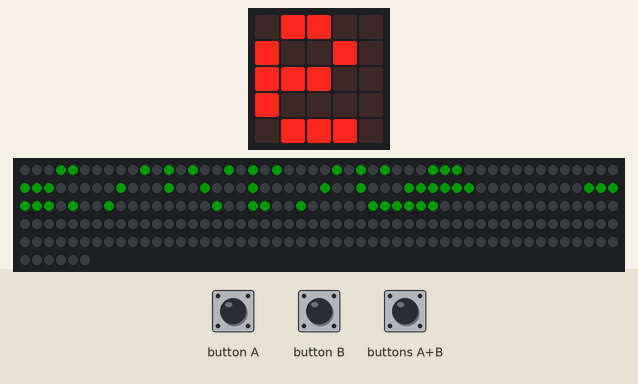
Recording of a program running on a simulated BBC micro:bit (MakeCode). On the bench: the board's 5×5 LED display, 256 RGB LEDs in strip order, left to right, continuing on the next row. Inputs (shaded band) come from the test bench. Dim RGB values are drawn brighter than linear; random numbers come from a fixed seed.

Above: at 5.0 s.
5.1 s: buttons A+B pressed for 0.15 s
At 6.9 s:
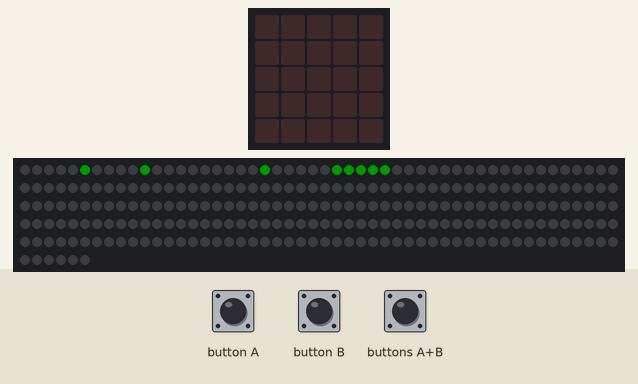
7.8 s: buttons A+B pressed for 1 s
At 9.3 s:
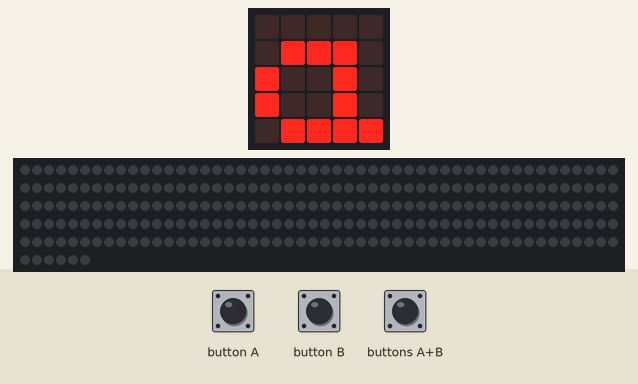
9.4 s: buttons A+B pressed for 1 s
At 10.8 s:
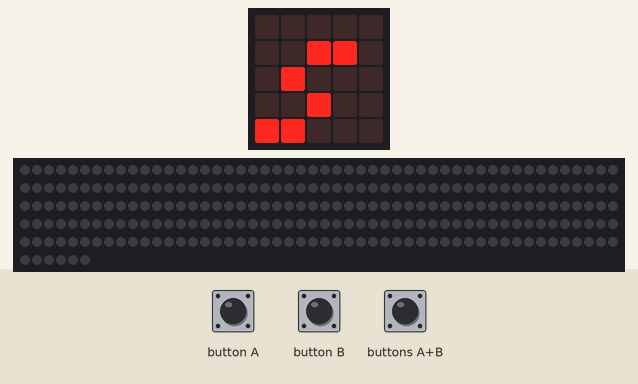
12.4 s: buttons A+B pressed for 0.15 s
At 13.0 s:
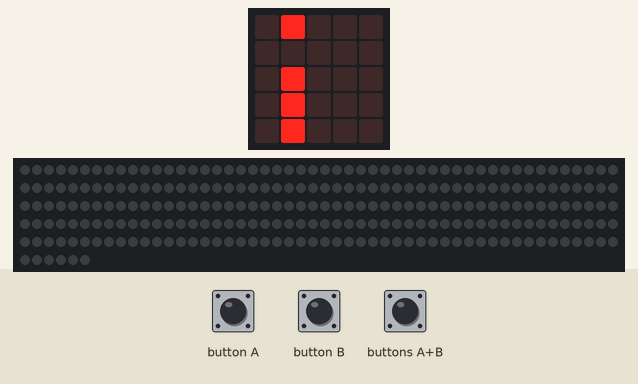
16.1 s: buttons A+B pressed for 0.15 s
At 18.1 s:
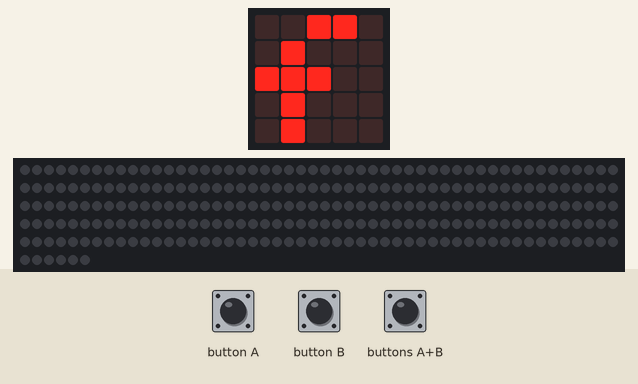
19.2 s: buttons A+B pressed for 1 s
At 20.6 s:
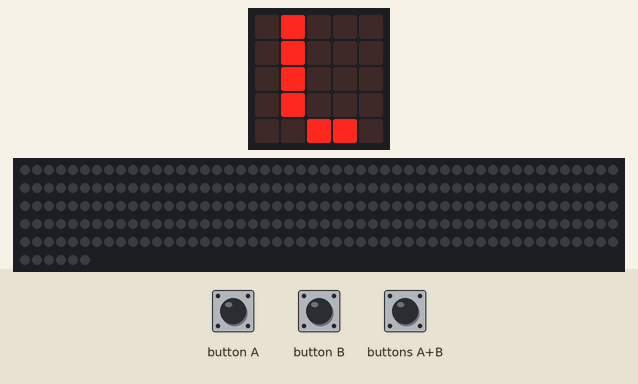
Timing chart, 0 to 22.2 s (numbered marks = the images above; inputs shaded):
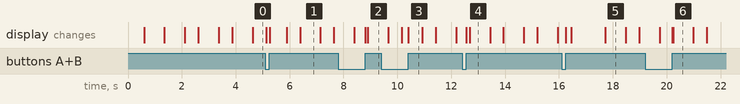

The program:

main.ts
```typescript
/**
 * ende Initialisierung
 */
/**
 * test();
 */
/**
 * zerlege()
 */
function set_system(sname: string) {
    if (sname == "wolf") {
        basic.showString("W")
    }
}
function set_helligkeit(helligkeit: number, zch_pause: number) {
    strip_helligkeit = helligkeit
    strip_pause = zch_pause
    // console.log("helligkeit"+strip_helligkeit)
    for (let i = 0; i <= neo_strip_anzahl - 1; i++) {
        arr_neop_strips[i].setBrightness(strip_helligkeit)
    }
}
function loesche_matrix(snr: number) {
    arr_neop_strips[snr].clear()
    arr_neop_strips[snr].show()
}


function init_alphabet() {
    // bstreihenfolge einhalten
    bst_reihe = "? ABCDEFGHIJKLMNOPQRSTUVWXYZÄÖÜäöü0123456789!?.,*+-=≠:%abcdefghijklmnopqrstuvwxyz#$&()/@;<>[]|{}~€"
    arr_zeichen = [
        [14, 17, 1, 2, 4, 0, 4, 0], //?
        [0, 0, 0, 0, 0, 0, 0, 0],
        [14, 17, 17, 31, 17, 17, 17, 0], //A
        [30, 17, 17, 30, 17, 17, 30, 0],
        [14, 17, 16, 16, 16, 17, 14, 0],
        [28, 18, 17, 17, 17, 18, 28, 0],
        [31, 16, 16, 30, 16, 16, 31, 0],
        [31, 16, 16, 30, 16, 16, 16, 0],
        [14, 17, 16, 23, 17, 17, 14, 0],
        [17, 17, 17, 31, 17, 17, 17, 0],
        [14, 4, 4, 4, 4, 4, 14, 0],
        [15, 2, 2, 2, 2, 18, 12, 0],
        [17, 18, 20, 24, 20, 18, 17, 0], //K
        [16, 16, 16, 16, 16, 16, 31, 0],
        [17, 27, 21, 21, 17, 17, 17, 0],
        [17, 17, 25, 21, 19, 17, 17, 0],
        [14, 17, 17, 17, 17, 17, 14, 0],
        [30, 17, 17, 30, 16, 16, 16, 0],
        [14, 17, 17, 17, 21, 18, 13, 0],
        [30, 17, 17, 30, 20, 18, 17, 0],
        [14, 17, 16, 14, 1, 17, 14, 0],
        [31, 4, 4, 4, 4, 4, 4, 0],       //T
        [17, 17, 17, 17, 17, 17, 14, 0],
        [17, 17, 17, 17, 17, 10, 4, 0],
        [17, 17, 17, 21, 21, 27, 17, 0],
        [17, 17, 10, 4, 10, 17, 17, 0],
        [17, 17, 10, 4, 4, 4, 4, 0],
        [31, 1, 2, 4, 8, 16, 31, 0], //Z
        [10, 0, 14, 17, 31, 17, 17, 0], //Ä
        [10, 0, 14, 17, 17, 17, 14, 0], //Ö
        [10, 0, 17, 17, 17, 17, 14, 0], //Ü
        [10, 0, 14, 1, 15, 17, 15, 0], //ä
        [0, 10, 0, 14, 17, 17, 14, 0], //ö
        [0, 10, 0, 17, 17, 17, 14, 0], //ü

        [14, 17, 19, 21, 25, 17, 14, 0], //0
        [4, 12, 4, 4, 4, 4, 14, 0],
        [14, 17, 1, 2, 4, 8, 31, 0],
        [31, 2, 4, 2, 1, 17, 14, 0],
        [2, 6, 10, 18, 31, 2, 2, 0],
        [31, 16, 30, 1, 1, 17, 14, 0],
        [6, 8, 16, 30, 17, 17, 14, 0],
        [31, 1, 2, 4, 4, 4, 4, 0],
        [14, 17, 17, 14, 17, 17, 14, 0],
        [14, 17, 17, 15, 1, 2, 12, 0],//9

        [4, 4, 4, 4, 4, 0, 4, 0], //!
        [14, 17, 1, 2, 4, 0, 4, 0], //?
        [0, 0, 0, 0, 0, 12, 12, 0], //.
        [0, 0, 0, 0, 0, 12, 12, 4], //,
        [0, 0, 4, 21, 14, 21, 4, 0], //*
        [0, 0, 4, 4, 31, 4, 4, 0], //+
        [0, 0, 0, 0, 31, 0, 0, 0], //-
        [0, 0, 0, 31, 0, 31, 0, 0], //=
        [1, 2, 31, 4, 31, 8, 16, 0], //
        [0, 0, 12, 12, 0, 12, 12, 0], //:
        [24, 25, 2, 4, 8, 19, 3, 0], //%

        [0, 0, 14, 1, 15, 17, 31, 0],//a
        [16, 16, 22, 25, 17, 17, 14, 0], //b
        [0, 0, 15, 16, 16, 16, 15, 0], //c
        [1, 1, 13, 19, 17, 17, 15, 0], //d
        [0, 0, 14, 17, 31, 16, 14, 0], //e
        [2, 5, 4, 14, 4, 4, 4, 4], //f
        [0, 0, 15, 17, 17, 15, 1, 14], //g
        [16, 16, 22, 25, 17, 17, 17, 0], //h
        [4, 0, 12, 4, 4, 4, 14, 0], //i
        [2, 0, 2, 2, 2, 2, 10, 4], //j
        [8, 8, 9, 10, 12, 10, 9, 0], //k
        [12, 4, 4, 4, 4, 4, 14, 0], //l
        [0, 0, 26, 21, 21, 21, 21, 0],//m
        [0, 0, 22, 25, 17, 17, 17, 0], //n
        [0, 0, 14, 17, 17, 17, 14, 0], //o
        [0, 0, 30, 17, 17, 30, 16, 16], //p
        [0, 0, 15, 17, 17, 15, 1, 1], //q
        [0, 0, 11, 12, 8, 8, 8, 0], //r
        [0, 0, 15, 16, 14, 1, 30, 0], //s
        [4, 14, 4, 4, 4, 5, 2, 0], //t
        [0, 0, 17, 17, 17, 19, 13, 0], //u
        [0, 0, 17, 17, 17, 10, 4, 0], //v
        [0, 0, 17, 17, 17, 21, 10, 0], //w
        [0, 0, 17, 10, 4, 10, 17, 0], //x
        [0, 0, 17, 9, 6, 4, 8, 16], //y
        [0, 0, 31, 2, 4, 8, 31, 0], //z
        [10, 10, 31, 10, 31, 10, 10, 0],
        [4, 15, 20, 14, 5, 30, 4, 0],
        [12, 18, 20, 8, 21, 18, 13, 0],
        [4, 8, 16, 16, 16, 8, 4, 0],
        [4, 2, 1, 1, 1, 2, 4, 0],
        [1, 2, 4, 8, 16, 0, 0, 0],
        [14, 17, 1, 9, 21, 21, 14, 0],
        [0, 12, 12, 0, 12, 4, 8, 0],
        [2, 4, 8, 16, 8, 4, 2, 0],
        [8, 4, 2, 1, 2, 4, 8, 0],
        [14, 8, 8, 8, 8, 8, 14, 0],
        [14, 2, 2, 2, 2, 2, 14, 0],
        [4, 4, 4, 4, 4, 4, 4, 0],
        [6, 8, 8, 16, 8, 8, 6, 0],
        [12, 2, 2, 1, 2, 2, 12, 0],
        [0, 0, 8, 21, 2, 0, 0, 0],
        [6, 9, 28, 8, 28, 9, 6, 0]
    ]


}

// }
input.onButtonPressed(Button.A, function () {
    automat = !automat;
})

input.onButtonPressed(Button.B, function () {
    arr_neop_strips[sss].rotate(-16); arr_neop_strips[sss].show();
})

input.onButtonPressed(Button.AB, function () {
    let s = 0
    // for (let s=0;s<neo_strip_anz;s++) {
    arr_neop_strips[s].clear()
    arr_neop_strips[s].show()
})

function randColor() {
    return [NeoPixelColors.Red, NeoPixelColors.Green, NeoPixelColors.Blue, NeoPixelColors.Yellow][Math.randomRange(0, 4)]
}

function zufallsFarbe(): number {
    let rot = Math.randomRange(0, 255)
    let gruen = Math.randomRange(0, 255)
    let blau = Math.randomRange(0, 255)
    return neopixel.rgb(rot, gruen, blau)
}

// set_helligkeit(80, 5000)
// testbetrieb
function test(snr: number, txt: string) {
    // init_strip(snr, 0, 0)
    // set_helligkeit(40, 1000)
    // neop_scroll_zch(0, "ABCDEFGHIJKLMNOabcdefgh", NeoPixelColors.Green, -3)
    // neop_schreibe_zch(0,"B CA",NeoPixelColors.Red)

    // basic.showNumber(neo_strip_anzahl)

    neop_schreibe_zch(snr, txt, randColor(),false)


}

function init_strip(pin: number, nrMatrix: number, hwMatrix: number) {
    arr_neop_settings[nrMatrix].pin = pin;
    arr_neop_settings[nrMatrix].hwMatrix = arr_tech_matrix[hwMatrix];
    pixelAnzahl = arr_tech_matrix[nrMatrix][0] * arr_tech_matrix[nrMatrix][1]

    // pixelAnzahl = breite;
    let strip = neopixel.create(arr_tech_pin[pin], pixelAnzahl, NeoPixelMode.RGB)
    strip.setBrightness(strip_helligkeit)
    arr_neop_strips[nrMatrix] = strip

    strip.clear()
    strip.show()

    // neo_strip_anzahl = Math.max(nrMatrix + 1, neo_strip_anzahl)
    neo_strip_anzahl = 1;


}

// muss sein, damit der index nicht fehlläuft
function default_strip_data() {
    arr_neop_settings.push({ pin: arr_tech_pin[0], hwMatrix: arr_tech_matrix[0] })
    arr_neop_settings.push({ pin: arr_tech_pin[1], hwMatrix: arr_tech_matrix[1] })
    arr_neop_settings.push({ pin: arr_tech_pin[2], hwMatrix: arr_tech_matrix[2] })
}


let sss = 0;
let automat = false;
let pixelAnzahl = 0
let neo_strip_anzahl = 0
let strip_pause = 0
let strip_helligkeit = 0
let arr_tech_matrix: number[][] = []

let arr_neop_settings: Array<neop> = []
let arr_neop_strips: Array<neopixel.Strip> = []
let shift: number = 0


function neop_schreibe_zch(snr: number, zch_str: string = "A", color: number,scroll:boolean) {
    let zeichen_matrix2: Array<number> = []
    let mx2 = arr_neop_settings[snr].hwMatrix[0];
    let my2 = arr_neop_settings[snr].hwMatrix[1];


    // let my2 = zch_str.length;
    // arr_neop_settings[snr].hwMatrix[1] = my2 * 6; //bei einem zeichen
    my2=8;
    init_strip(snr, 0, 0)
    // arr_neop_strips[snr].showRainbow(1, 360)
    basic.showNumber(my2)

    let is_type2 = 0; //buchstabe
    sss = snr;
    let zch_len2 = zch_str.length
    if (zch_len2 > 1) {
        is_type2 = 1; // wort
        let arr_split2 = zch_str.split(",")
        if (arr_split2.length > 2) {
            is_type2 = 2; //array
            zeichen_matrix2 = arr_split2.map(wert => parseInt(wert));
            zch_len2 = 1;
        }
    }

    arr_neop_strips[snr].clear()
    arr_neop_strips[snr].show()
    let mycolor = zufallsFarbe();

    for (let o = 0; o < zch_len2; o++) {
        let zch2: string;
        if (is_type2 < 2) { //no array
            zch2 = zch_str[o]
            let found2 = bst_reihe.indexOf(zch2);
            if (found2 == -1) {
                found2 = 0;
            }
            zeichen_matrix2 = arr_zeichen[found2]
        }
        // arr_neop_strips[snr].clear()
        // arr_neop_strips[snr].show()

        basic.showString(zch2)
        zeichen_matrix2.forEach(function (zahl, zeile) {
            for (let bit2 = 0; bit2 < mx2; bit2++) {
                // let z = zeile, c = bit2 //7- minus
                let c = zeile, z = bit2 //7- minus 2024
                //b=z, z=bit
                //b=z, z=mx-1-bit
                if (zahl & Math.pow(2, (bit2 + shift + mx2) % mx2)) {
                    // let px2 = z * mx2 + ((z % 2) ? (mx2 - 1 - c) : c)
                    let px2 = z * mx2 + ((z % 2) == 0 ? (mx2 - 1 - c) : c)
                    arr_neop_strips[snr].setPixelColor(px2, color);
                    // arr_neop_strips[snr].showRainbow(1, 360)

                }
            }
        })

        arr_neop_strips[snr].show()
        // arr_neop_strips[sss].show();
        if (is_type2 == 1) {
            pause(strip_pause)
        }
        // arr_neop_strips[snr].clear()

        arr_neop_strips[sss].rotate(16 * 3);
        // arr_neop_strips[sss].show();

        // arr_neop_strips[snr].rotate(0);
        // arr_neop_strips[snr].show();
    }
    automat = scroll;

}
interface neop {
    pin: number;
    hwMatrix: Array<number>;
}
// hardwareeinstellungen ########################### 3 Matriken
// entweder alte verdrahtung, dann 32 x 8 oder 68 x 32
arr_tech_matrix = [[8, 32], [8, 8], [5, 7], [16, 16]]
let arr_tech_pin = [
    DigitalPin.P0,
    DigitalPin.P1,
    DigitalPin.P2
    // DigitalPin.P3,
    // DigitalPin.P4,
    // DigitalPin.P5,
    // DigitalPin.P6,
    // DigitalPin.P7,
    // DigitalPin.P8
]
// hardwareeinstellungen end ###########################
let bst_muster = [
    31,
    31,
    31,
    31
]
let bst_reihe: string = "";
strip_helligkeit = 25;
// aucha scrollspeed
strip_pause = 500
let arr_zeichen: number[][];
neo_strip_anzahl = 1
// ende variable
// beginn initialisierung ############################
init_alphabet();

default_strip_data()
basic.showIcon(IconNames.Yes)
// test();
const vers = 2021;
// test("ÄÖÜäöüabcdefghijklmnopqrstuvwxyz");
// test("fgjkpqyz");
// test("ABCabcöäü")
test(0, "Aber das ist falsch. ")
// test(1, "Aber das ist falsch. ")
// test("Das ist eine gute Möglichkeite * ");

basic.forever(() => {
    if (automat) {
        arr_neop_strips[0].rotate(16 * 1);
        arr_neop_strips[0].show();

        arr_neop_strips[1].rotate(16 * 1);
        arr_neop_strips[1].show();


        basic.pause(strip_pause)
    }
})
```

test.ts
```typescript
// Hier kann man Tests durchführen; diese Datei wird nicht kompiliert, wenn dieses Paket als Erweiterung verwendet wird.
```
